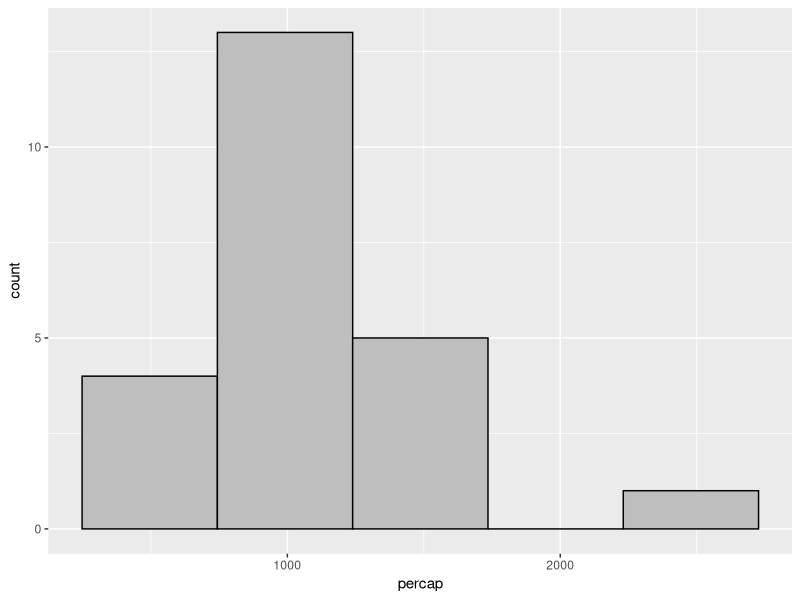

Generate this figure with R:
# Module 1
# Date July 5th 2022

library(ggplot2) #package to plot
library(haven) #package to import .dta files to R

##### Step 1: make a csv file from the given table #####
# the file as spaces so tsv might make errors, use csv just in case

data <- read.csv("Module1.csv", sep = ",", header = TRUE)


##### Step 2: Make ranks ####
#+ the rank function is in base package as rank() 
#+ but I actually used order() instead
#+ it's still in base package

ranked_data <- data[order(data$percap),]

ggplot(data, aes(x=percap))+
  geom_histogram(color="black", fill="grey", bins = 5)




